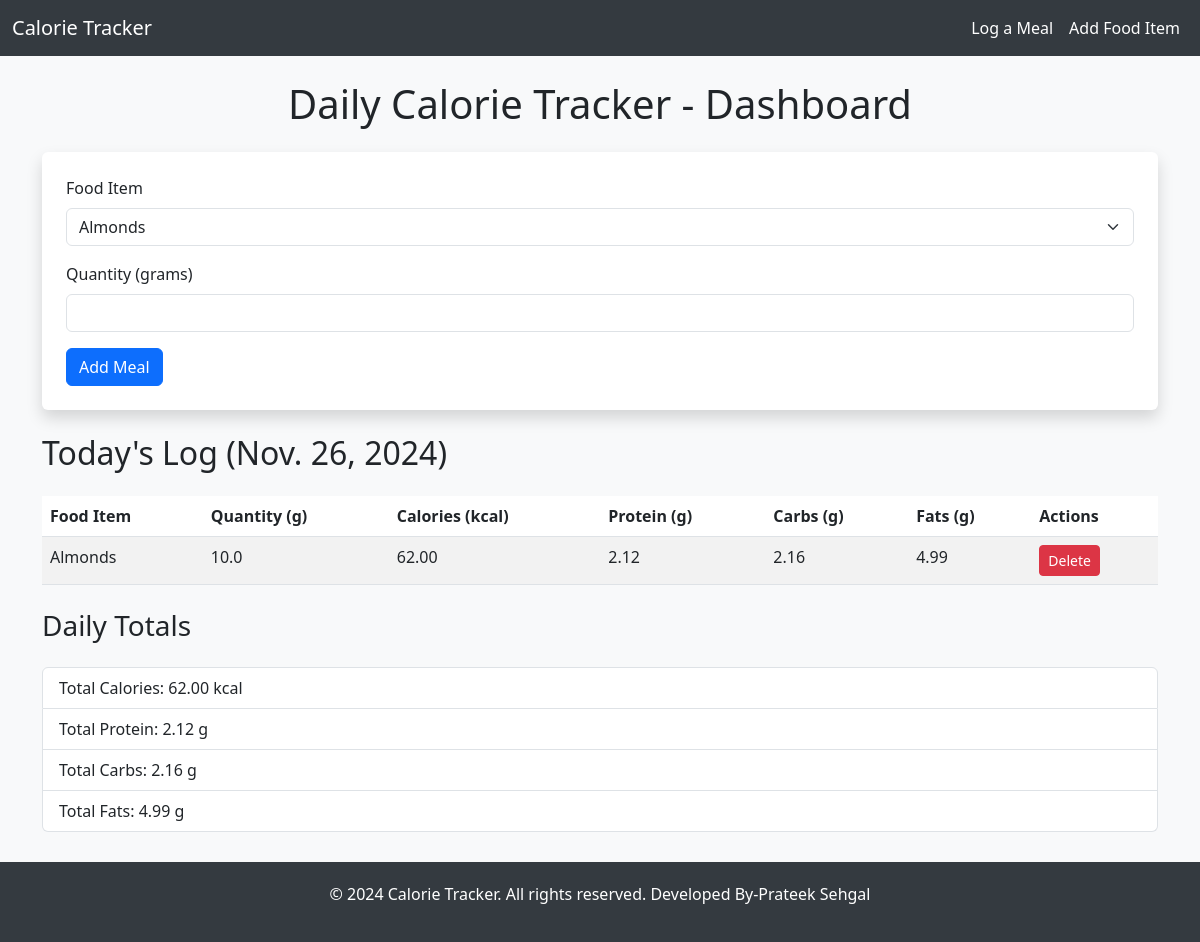
The page / on the database its author committed.
### tracker/models.py (models this page shows, shortened)
class DailyLog(models.Model):
    food_item = models.ForeignKey(FoodItem, on_delete=models.CASCADE)
    quantity = models.FloatField(help_text="Quantity in grams")
    date = models.DateField(default=now)
    calories = models.FloatField(editable=False)
    protein = models.FloatField(editable=False)
    carbs = models.FloatField(editable=False)
    fats = models.FloatField(editable=False)

class FoodItem(models.Model):
    name = models.CharField(max_length=100, unique=True)
    calories = models.FloatField()
    protein = models.FloatField()
    carbs = models.FloatField()
    fats = models.FloatField()
    default_weight = models.FloatField(default=100)

### tracker/views.py (the view)
# urls.py: path('', views.dashboard, name='dashboard'),
def dashboard(request):
    today = now().date()
    if request.method == 'POST':
        food_id = request.POST.get('food_item')
        quantity = float(request.POST.get('quantity'))
        food_item = FoodItem.objects.get(id=food_id)
        DailyLog.objects.create(food_item=food_item, quantity=quantity, date=today)
    logs = DailyLog.objects.filter(date=today)
    total_calories = sum(log.calories for log in logs)
    total_protein = sum(log.protein for log in logs)
    total_carbs = sum(log.carbs for log in logs)
    total_fats = sum(log.fats for log in logs)
    context = {
        'logs': logs,
        'total_calories': total_calories,
        'total_protein': total_protein,
        'total_carbs': total_carbs,
        'total_fats': total_fats,
        'food_items': FoodItem.objects.all(),
    }
    return render(request, 'tracker/dashboard.html', context)

### tracker/templates/tracker/dashboard.html (shortened to what this page needs)
{% extends 'tracker/base.html' %}
{% block content %}
<h1 class="text-center my-4">Daily Calorie Tracker - Dashboard</h1>
<form method="post" class="p-4 shadow rounded bg-white mb-4">
    <div class="mb-3">
        <label for="food_item" class="form-label">Food Item</label>
        <select name="food_item" class="form-select">
            {% for food in food_items %}
            <option value="{{ food.id }}">{{ food.name }}</option>
            {% endfor %}
        </select>
    </div>
    <div class="mb-3">
        <label for="quantity" class="form-label">Quantity (grams)</label>
        <input type="number" name="quantity" class="form-control" required>
    </div>
    <button type="submit" class="btn btn-primary">Add Meal</button>
</form>
<h2 class="my-4">
    Today's Log
    {% if logs %}
        ({{ logs.0.date }})
    {% else %}
        (No Logs Yet)
    {% endif %}
</h2>
{% if logs %}
<table class="table table-striped">
    <thead>
        <tr>
            <th>Food Item</th>
            <th>Quantity (g)</th>
            <th>Calories (kcal)</th>
            <th>Protein (g)</th>
            <th>Carbs (g)</th>
            <th>Fats (g)</th>
            <th>Actions</th>
        </tr>
    </thead>
    <tbody>
        {% for log in logs %}
        <tr>
            <td>{{ log.food_item.name }}</td>
            <td>{{ log.quantity }}</td>
            <td>{{ log.calories|floatformat:2 }}</td>
            <td>{{ log.protein|floatformat:2 }}</td>
            <td>{{ log.carbs|floatformat:2 }}</td>
            <td>{{ log.fats|floatformat:2 }}</td>
            <td>
                <a href="{% url 'delete_log' log.id %}" class="btn btn-danger btn-sm">Delete</a>
            </td>
        </tr>
        {% endfor %}
    </tbody>
</table>
<h3 class="my-4">Daily Totals</h3>
<ul class="list-group">
    <li class="list-group-item">Total Calories: {{ total_calories|floatformat:2 }} kcal</li>
    <li class="list-group-item">Total Protein: {{ total_protein|floatformat:2 }} g</li>
    <li class="list-group-item">Total Carbs: {{ total_carbs|floatformat:2 }} g</li>
    <li class="list-group-item">Total Fats: {{ total_fats|floatformat:2 }} g</li>
</ul>
{% else %}
<p>No logs for today. Start adding meals above!</p>
{% endif %}
{% endblock %}

### tracker/templates/tracker/base.html (style rules this page uses)
body { background-color: #f8f9fa; }

### rows shown on the page
DailyLog: date "Nov. 26, 2024", food_item.name "Almonds", quantity "10.0", calories "62.00", protein "2.12", carbs "2.16", fats "4.99"

### other values the page prints
{{ total_calories|floatformat:2 }} "62.00"
{{ total_protein|floatformat:2 }} "2.12"
{{ total_carbs|floatformat:2 }} "2.16"
{{ total_fats|floatformat:2 }} "4.99"
form field food_item "Almonds"
